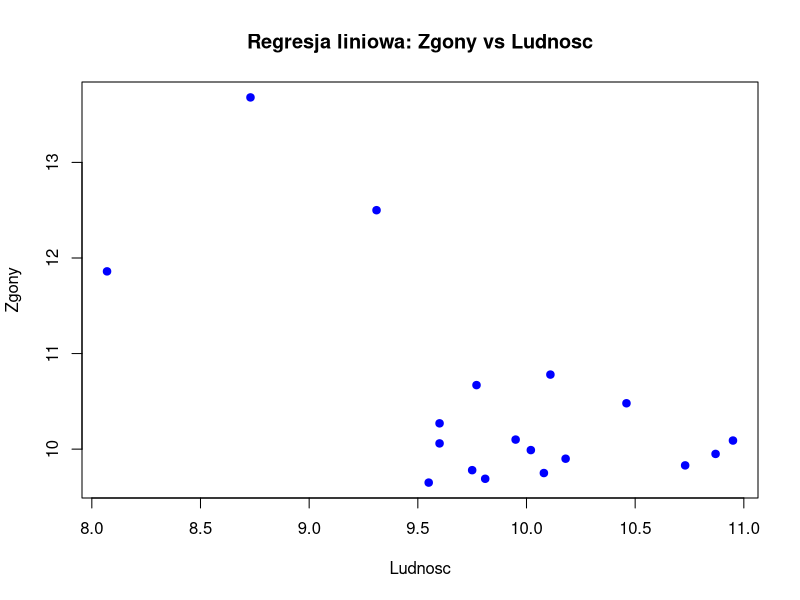
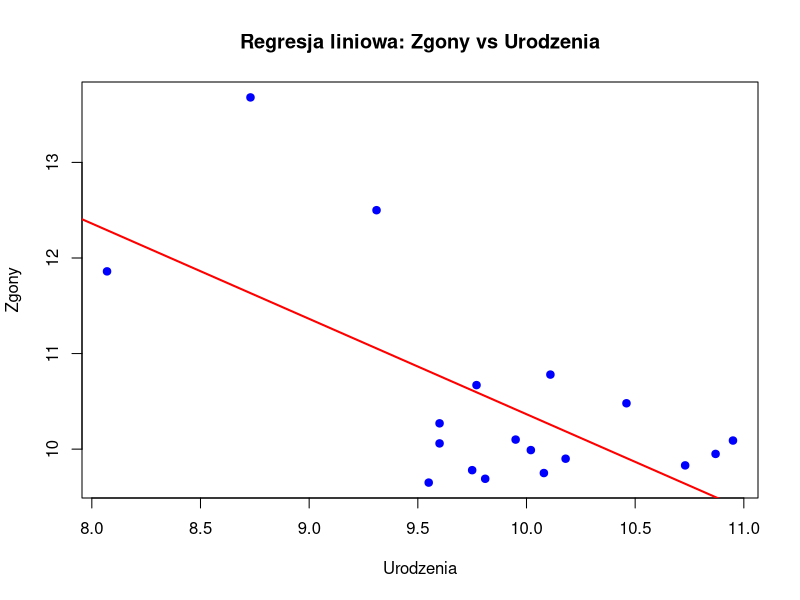

Reproduce these figures in R, in order.
setwd("C:/Users/GucioWons/Desktop")
dane <- read.csv("regresja liniowa.csv", sep = ";", header = TRUE)
print(dane)
dane$Zgony <- as.numeric(gsub(",", ".", dane$Zgony))
dane$Urodzenia <- as.numeric(gsub(",", ".", dane$Urodzenia))
dane$Ludnosc <- as.numeric(gsub(",", ".", dane$Ludnosc))

print(dane)

model <- lm(Zgony ~ Urodzenia + Ludnosc, data = dane)

summary(model)

# Wykres dla Ludnosci
plot(Zgony ~ Urodzenia, data = dane, main = "Regresja liniowa: Zgony vs Ludnosc", xlab = "Ludnosc", ylab = "Zgony", pch = 19, col = "blue")
abline(lm(Zgony ~ Ludnosc, data = dane), col = "red", lwd = 2)

# Wykres dla Urodzen
plot(Zgony ~ Urodzenia, data = dane, main = "Regresja liniowa: Zgony vs Urodzenia", xlab = "Urodzenia", ylab = "Zgony", pch = 19, col = "blue")
abline(lm(Zgony ~ Urodzenia, data = dane), col = "red", lwd = 2)
